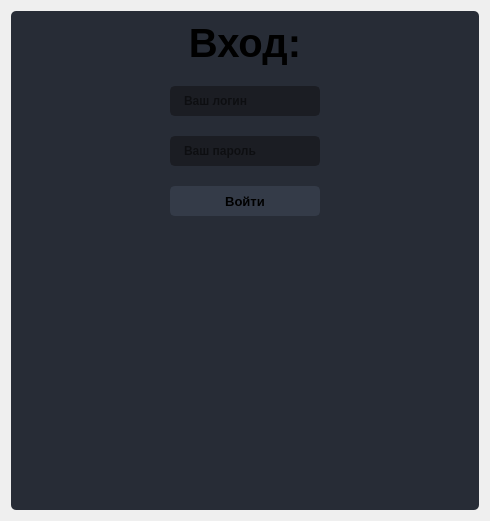
                  <widget class="QWidget" name="page_login">
                   <layout class="QVBoxLayout" name="verticalLayout_7">
                    <item>
                     <widget class="QFrame" name="frame_2">
                      <property name="minimumSize">
                       <size>
                        <width>0</width>
                        <height>150</height>
                       </size>
                      </property>
                      <property name="styleSheet">
                       <string notr="true">background-color: rgb(39, 44, 54);
border-radius: 5px;</string>
                      </property>
                      <property name="frameShape">
                       <enum>QFrame::StyledPanel</enum>
                      </property>
                      <property name="frameShadow">
                       <enum>QFrame::Raised</enum>
                      </property>
                      <layout class="QVBoxLayout" name="verticalLayout_12">
                       <item>
                        <layout class="QGridLayout" name="gridLayout_3">
                         <property name="leftMargin">
                          <number>150</number>
                         </property>
                         <property name="rightMargin">
                          <number>150</number>
                         </property>
                         <property name="bottomMargin">
                          <number>250</number>
                         </property>
                         <property name="horizontalSpacing">
                          <number>6</number>
                         </property>
                         <property name="verticalSpacing">
                          <number>20</number>
                         </property>
                         <item row="3" column="0">
                          <widget class="QLineEdit" name="edit_pass">
                           <property name="minimumSize">
                            <size>
                             <width>0</width>
                             <height>30</height>
                            </size>
                           </property>
                           <property name="font">
                            <font>
                             <family>Segoe UI</family>
                             <weight>75</weight>
                             <bold>true</bold>
                            </font>
                           </property>
                           <property name="styleSheet">
                            <string notr="true">QLineEdit {
	background-color: rgb(27, 29, 35);
	border-radius: 5px;
	border: 2px solid rgb(27, 29, 35);
	padding-left: 10px;
}
QLineEdit:hover {
	border: 2px solid rgb(64, 71, 88);
}
QLineEdit:focus {
	border: 2px solid rgb(91, 101, 124);
}</string>
                           </property>
                           <property name="echoMode">
                            <enum>QLineEdit::Password</enum>
                           </property>
                           <property name="placeholderText">
                            <string>Ваш пароль</string>
                           </property>
                          </widget>
                         </item>
                         <item row="1" column="0">
                          <widget class="QLabel" name="label_login">
                           <property name="font">
                            <font>
                             <family>Segoe UI</family>
                             <pointsize>30</pointsize>
                             <weight>75</weight>
                             <bold>true</bold>
                            </font>
                           </property>
                           <property name="styleSheet">
                            <string notr="true"/>
                           </property>
                           <property name="text">
                            <string>Вход:</string>
                           </property>
                           <property name="alignment">
                            <set>Qt::AlignHCenter|Qt::AlignTop</set>
                           </property>
                          </widget>
                         </item>
                         <item row="5" column="0">
                          <widget class="QPushButton" name="btn_login">
                           <property name="minimumSize">
                            <size>
                             <width>150</width>
                             <height>30</height>
                            </size>
                           </property>
                           <property name="font">
                            <font>
                             <family>Segoe UI</family>
                             <pointsize>10</pointsize>
                             <weight>75</weight>
                             <bold>true</bold>
                            </font>
                           </property>
                           <property name="styleSheet">
                            <string notr="true">QPushButton {
	border: 2px solid rgb(52, 59, 72);
	border-radius: 5px;	
	background-color: rgb(52, 59, 72);
}
QPushButton:hover {
	background-color: rgb(57, 65, 80);
	border: 2px solid rgb(61, 70, 86);
}
QPushButton:pressed {	
	background-color: rgb(35, 40, 49);
	border: 2px solid rgb(43, 50, 61);
}</string>
                           </property>
                           <property name="text">
                            <string>Войти</string>
                           </property>
                          </widget>
                         </item>
                         <item row="2" column="0">
                          <widget class="QLineEdit" name="edit_login">
                           <property name="minimumSize">
                            <size>
                             <width>0</width>
                             <height>30</height>
                            </size>
                           </property>
                           <property name="font">
                            <font>
                             <family>Segoe UI</family>
                             <weight>75</weight>
                             <bold>true</bold>
                            </font>
                           </property>
                           <property name="styleSheet">
                            <string notr="true">QLineEdit {
	background-color: rgb(27, 29, 35);
	border-radius: 5px;
	border: 2px solid rgb(27, 29, 35);
	padding-left: 10px;
}
QLineEdit:hover {
	border: 2px solid rgb(64, 71, 88);
}
QLineEdit:focus {
	border: 2px solid rgb(91, 101, 124);
}</string>
                           </property>
                           <property name="placeholderText">
                            <string>Ваш логин</string>
                           </property>
                          </widget>
                         </item>
                         <item row="6" column="0">
                          <widget class="QLabel" name="label_login_err">
                           <property name="font">
                            <font>
                             <family>Segoe UI</family>
                             <pointsize>10</pointsize>
                             <weight>75</weight>
                             <bold>true</bold>
                            </font>
                           </property>
                           <property name="styleSheet">
                            <string notr="true"/>
                           </property>
                           <property name="text">
                            <string/>
                           </property>
                           <property name="textFormat">
                            <enum>Qt::AutoText</enum>
                           </property>
                           <property name="scaledContents">
                            <bool>false</bool>
                           </property>
                           <property name="alignment">
                            <set>Qt::AlignLeading|Qt::AlignLeft|Qt::AlignVCenter</set>
                           </property>
                           <property name="margin">
                            <number>0</number>
                           </property>
                           <property name="indent">
                            <number>-1</number>
                           </property>
                          </widget>
                         </item>
                        </layout>
                       </item>
                      </layout>
                     </widget>
                    </item>
                   </layout>
                  </widget>
